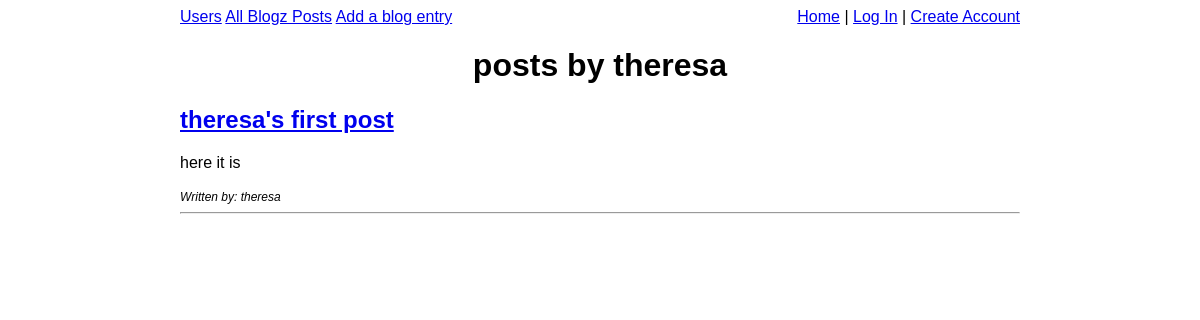
The app's page /blog?user=theresa, older data.
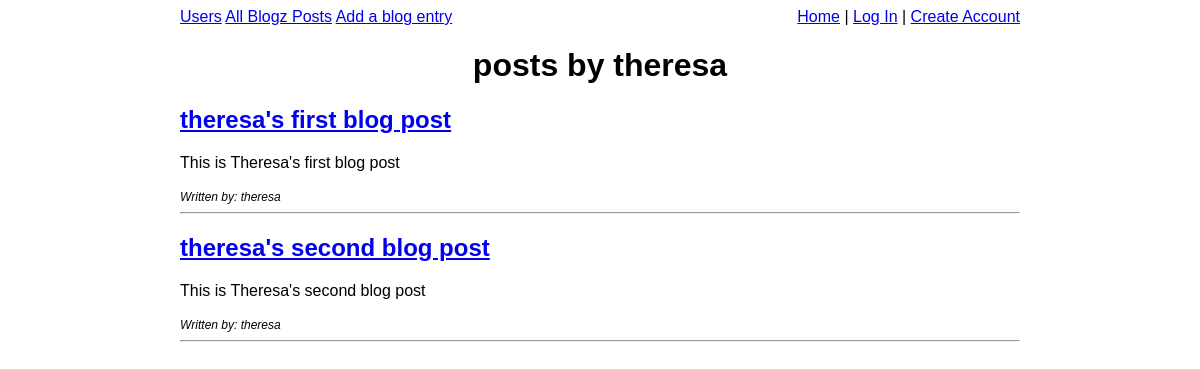
The same page, newer data.
### models.py (models this page shows, shortened)
class User(db.Model):
    id = db.Column(db.Integer, primary_key=True)
    username = db.Column(db.String(50))
    password = db.Column(db.String(50))
    blogs = db.relationship('Blog', backref='owner')

class Blog(db.Model):
    id = db.Column(db.Integer, primary_key=True)
    title = db.Column(db.String(120))
    body = db.Column(db.String(800))
    owner_id = db.Column(db.Integer, db.ForeignKey('user.id'))

### main.py (the view)
@app.route('/blog', methods=['POST', 'GET'])
def blog():
    username = request.args.get('user')
    if username:
        user = User.query.filter_by(username=username).first()
        posts_by_user = Blog.query.filter_by(owner_id=user.id).all()
        return render_template('blog.html', posts_by_user=posts_by_user, username=username)
    blog_id = request.args.get('id')
    if blog_id != None:
        post_to_display = Blog.query.filter_by(id=blog_id).first()
        return render_template('blog.html', post_to_display=post_to_display)
    return render_template('blog.html', blog_posts=get_all_blog_posts(), users=get_all_users())

### main.py (called while the page is built)
@app.before_request
def require_login():
    allowed_routes = ['login', 'blog', 'index', 'signup']
    if not('username' in session or request.endpoint in allowed_routes):
        return redirect("/login")

### templates/blog.html (shortened to what this page needs)
{% extends "base.html" %}
{% block content %}
{% if posts_by_user %}
    <h1>posts by {{username}}</h1>
    {% for post in posts_by_user %}
        <h2><a href="blog?id={{post.id}}">{{post.title}}</h2></a>
        {{post.body}}
        <br><br>
        <div class="written-by">Written by: {{username}}</div>
        <hr>
    {% endfor %}
{% endif %}
{% endblock %}

Row changes from the older to the newer data that the page shows:
no longer on this page (row edited): Blog: title "theresa's first post", body "here it is", username "theresa"
now on this page (row edited): Blog: title "theresa's first blog post", body "This is Theresa's first blog post", username "theresa"
now on this page (row edited): Blog: title "theresa's second blog post", body "This is Theresa's second blog post", username "theresa"
